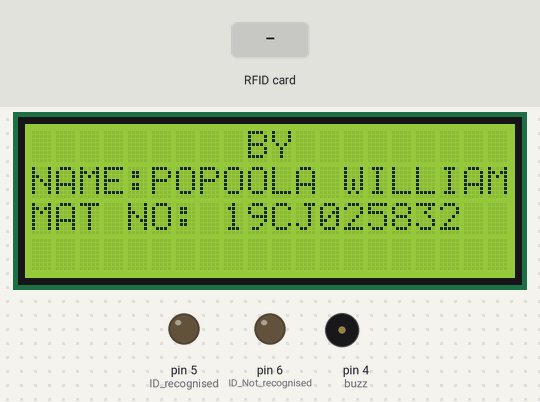
Simulated run of this sketch. Board: Arduino Uno, built with avr-gcc and run on an emulated ATmega328P. Parts: 20×4 character LCD, output pins drawn as LEDs (lit = HIGH), buzzer (waves = sounding, pin HIGH). The inputs (shaded band) are chosen by the test bench. The local clock reads 2024-03-15 10:24:30 at power-on unless the sketch sets it; the modem accepts every AT command (registered, SIM ready, sends succeed) and sends nothing else; pins used as bus, display or sensor lines are not drawn; what the sketch prints to the serial monitor is not drawn.

Above: at 4.4 s.
At 11.1 s:
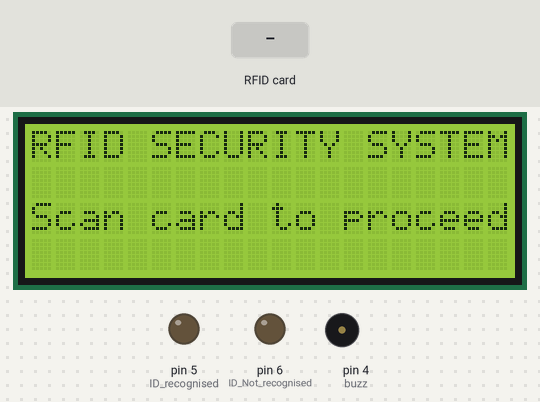
11.2 s: RFID card F3 5E 81 FB held to the reader
At 13.3 s:
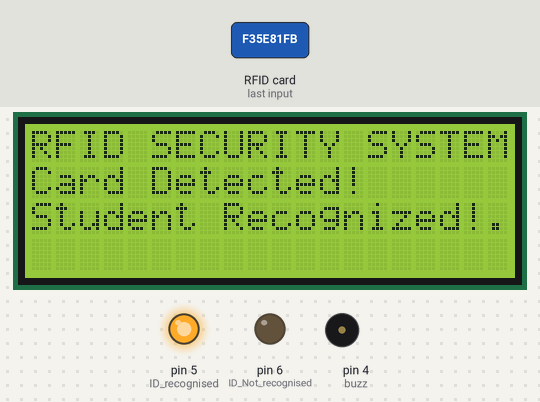
16.0 s: RFID card 83 95 A6 0A held to the reader
At 23.1 s:
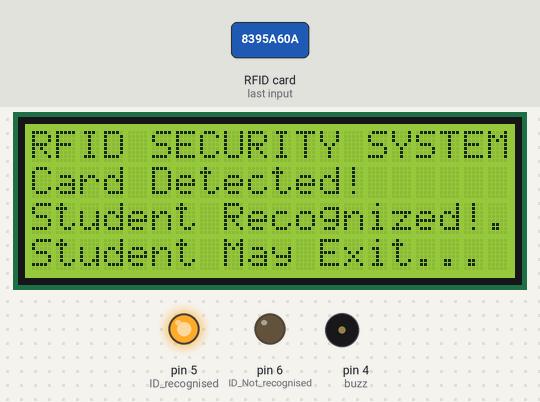
Timing chart, 0 to 27.6 s (numbered marks = the images above; inputs shaded):
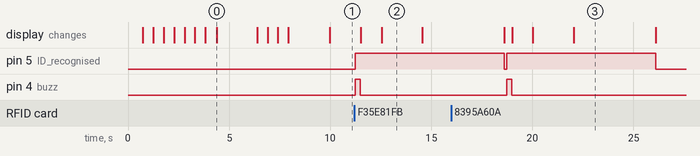

Measured:
- after the input at 11.2 s, pin 5 (ID_recognised): LOW → HIGH at once; pin 4 (buzz): LOW → HIGH at once, → LOW 0.25 s later; the display: first changes after 0.32 s (image 2 shows a later state)
- after the input at 16.0 s, pin 4 (buzz): LOW → HIGH after 2.7 s, → LOW 0.25 s later; the display: first differs from a run without the input after 3.0 s (image 3 shows a later state)
- what the display in image 0 shows lasts 2.0 s, from 4.4 s to 6.4 s

The sketch:

sample_MFRC522.ino
```cpp
/*
 *
 * All the resources for this project: https://randomnerdtutorials.com/
 * Modified by Rui Santos
 *
 * Created by FILIPEFLOP
 *
 */
// Date and time functions using a DS1307 RTC connected via I2C and Wire lib
#include "RTClib.h"
#include <SoftwareSerial.h>

#include <SPI.h>
#include <MFRC522.h>
#include <Wire.h>
#include <LiquidCrystal_I2C.h>

#define SS_PIN 10
#define RST_PIN 9
#define ID_recognised 5
#define ID_Not_recognised 6
#define buzz 4

MFRC522 mfrc522(SS_PIN, RST_PIN);    // Create MFRC522 instance.
LiquidCrystal_I2C lcd(0x27, 20, 4);  // set the LCD address to 0x27 for a 16 chars and 2 line display

RTC_DS1307 rtc;

char daysOfTheWeek[7][12] = { "Sunday", "Monday", "Tuesday", "Wednesday", "Thursday", "Friday", "Saturday" };
String day, month, year, second, minute, hour, dofweek, myDate, myTime;

//Create software serial object to communicate with SIM800L
SoftwareSerial mySerial(2, 3);  //SIM800L Tx & Rx is connected to Arduino #3 & #2
String sender_NO = "";          //Deewan MTN


void setup() {
  pinMode(buzz, OUTPUT);
  pinMode(ID_recognised, OUTPUT);
  pinMode(ID_Not_recognised, OUTPUT);
  if (!rtc.begin()) {
    Serial.println("Couldn't find RTC");
    Serial.flush();
    while (1) delay(10);
  }
  if (!rtc.isrunning()) {
    Serial.println("RTC is NOT running, let's set the time!");
    // When time needs to be set on a new device, or after a power loss, the
    // following line sets the RTC to the date & time this sketch was compiled
    rtc.adjust(DateTime(F(__DATE__), F(__TIME__)));
    // This line sets the RTC with an explicit date & time, for example to set
    // January 21, 2014 at 3am you would call:
    // rtc.adjust(DateTime(2014, 1, 21, 3, 0, 0));
  }
  //Comment or Uncomment the below line of code to reset the time to the latest time and date.
  // rtc.adjust(DateTime(F(__DATE__), F(__TIME__)));

  lcd.init();  // initialize the lcd
  lcd.init();
  // Print a message to the LCD.
  lcd.backlight();
  //Begin serial communication with Arduino and Arduino IDE (Serial Monitor)
  Serial.begin(115200);
  //Begin serial communication with Arduino and SIM800L
  mySerial.begin(115200);
  SPI.begin();         // Initiate  SPI bus
  mfrc522.PCD_Init();  // Initiate MFRC522
  Serial.println("Approximate your card to the reader...");
  Serial.println();
  lcd.setCursor(0, 0);
  lcd.print("       WELCOME      ");
  delay(500);
  lcd.clear();
  lcd.setCursor(0, 1);
  lcd.print("       WELCOME      ");
  delay(500);
  lcd.clear();
  lcd.setCursor(0, 2);
  lcd.print("       WELCOME      ");
  delay(500);
  lcd.clear();
  lcd.setCursor(0, 3);
  lcd.print("       WELCOME      ");
  delay(500);
  lcd.clear();
  lcd.setCursor(0, 1);
  lcd.print("INITIALIZING  ");
  delay(500);
  lcd.setCursor(0, 1);
  lcd.print("INITIALIZING.  ");
  delay(500);
  lcd.setCursor(0, 1);
  lcd.print("INITIALIZING..  ");
  delay(500);
  lcd.setCursor(0, 1);
  lcd.print("INITIALIZING...  ");
  delay(500);
  lcd.clear();
  lcd.setCursor(0, 0);
  lcd.print("         BY         ");
  lcd.setCursor(0, 1);
  lcd.print("NAME:POPOOLA WILLIAM");
  lcd.setCursor(0, 2);
  lcd.print("MAT NO: 19CJ025832  ");
  delay(2000);
  lcd.clear();
  lcd.setCursor(0, 1);
  lcd.print("Starting");
  delay(500);
  lcd.setCursor(0, 1);
  lcd.print("Starting.");
  delay(500);
  lcd.setCursor(0, 1);
  lcd.print("Starting..");
  delay(500);
  lcd.setCursor(0, 1);
  lcd.print("Starting...");
  delay(2000);
  lcd.clear();
  lcd.setCursor(0, 0);
  lcd.print("RFID SECURITY SYSTEM");
  lcd.setCursor(0, 2);
  lcd.print("Scan card to proceed");
}
void loop() {

  DateTime now = rtc.now();
  year = String(now.year(), DEC);
  month = String(now.month(), DEC);
  day = String(now.day(), DEC);
  hour = String(now.hour(), DEC);
  minute = String(now.minute(), DEC);
  second = String(now.second(), DEC);
  dofweek = String(daysOfTheWeek[now.dayOfTheWeek()]);
  myDate = day + "/" + month + "/" + year;
  myTime = hour + ":" + minute + ":" + second;

  Serial.print(F("Date: "));
  Serial.print(myDate);
  Serial.print(F(" Time: "));
  Serial.print(myTime);
  Serial.print(F(" "));
  Serial.println(dofweek);
  Serial.println();
  delay(100);
  // Look for new cards
  if (!mfrc522.PICC_IsNewCardPresent()) {
    return;
  }
  // Select one of the cards
  if (!mfrc522.PICC_ReadCardSerial()) {
    return;
  }
  //Show UID on serial monitor
  Serial.print("UID tag :");
  String content = "";
  byte letter;
  for (byte i = 0; i < mfrc522.uid.size; i++) {
    Serial.print(mfrc522.uid.uidByte[i] < 0x10 ? " 0" : " ");
    Serial.print(mfrc522.uid.uidByte[i], HEX);
    content.concat(String(mfrc522.uid.uidByte[i] < 0x10 ? " 0" : " "));
    content.concat(String(mfrc522.uid.uidByte[i], HEX));
  }
  Serial.println();
  Serial.print("Message : ");
  content.toUpperCase();
  // For the 1st parent
  if (content.substring(1) == "F3 5E 81 FB")  //change here the UID of the card/cards that you want to give access
  {
    digitalWrite(ID_recognised, HIGH);
    digitalWrite(buzz, HIGH);
    delay(250);
    digitalWrite(buzz, LOW);
    sender_NO = "+2348163180829";  //Deewan MTN
    Serial.println("Authorized access");
    Serial.println();
    lcd.clear();
    lcd.setCursor(0, 0);
    lcd.print("RFID SECURITY SYSTEM");
    lcd.setCursor(0, 1);
    lcd.print("Card Detected!");
    delay(1000);
    lcd.setCursor(0, 2);
    lcd.print("Student Recognized!.");
    delay(2000);
    lcd.setCursor(0, 3);
    lcd.print("Student May Exit... ");
    delay(2000);
    msgBody();
    lcd.clear();
    lcd.setCursor(0, 0);
    lcd.print("RFID SECURITY SYSTEM");
    lcd.setCursor(0, 2);
    lcd.print("Scan card to proceed");
    digitalWrite(ID_recognised, LOW);
  }
  // For the 2nd parent
  else if (content.substring(1) == "83 95 A6 0A")  //change here the UID of the card/cards that you want to give access
  {
    digitalWrite(ID_recognised, HIGH);
    digitalWrite(buzz, HIGH);
    delay(250);
    digitalWrite(buzz, LOW);
    sender_NO = "+2348163180829";  //Deewan MTN
    Serial.println("Authorized access");
    Serial.println();
    lcd.clear();
    lcd.setCursor(0, 0);
    lcd.print("RFID SECURITY SYSTEM");
    lcd.setCursor(0, 1);
    lcd.print("Card Detected!");
    delay(1000);
    lcd.setCursor(0, 2);
    lcd.print("Student Recognized!.");
    delay(2000);
    lcd.setCursor(0, 3);
    lcd.print("Student May Exit... ");
    delay(2000);
    msgBody();
    lcd.clear();
    lcd.setCursor(0, 0);
    lcd.print("RFID SECURITY SYSTEM");
    lcd.setCursor(0, 2);
    lcd.print("Scan card to proceed");
    digitalWrite(ID_recognised, LOW);
  }
  // For the 3rd parent
  else if (content.substring(1) == "03 5D B0 0A")  //change here the UID of the card/cards that you want to give access
  {
    digitalWrite(ID_recognised, HIGH);
    digitalWrite(buzz, HIGH);
    delay(250);
    digitalWrite(buzz, LOW);
    sender_NO = "+2348163180829";  //Deewan MTN
    Serial.println("Authorized access");
    Serial.println();
    lcd.clear();
    lcd.setCursor(0, 0);
    lcd.print("RFID SECURITY SYSTEM");
    lcd.setCursor(0, 1);
    lcd.print("Card Detected!");
    delay(1000);
    lcd.setCursor(0, 2);
    lcd.print("Student Recognized!.");
    delay(2000);
    lcd.setCursor(0, 3);
    lcd.print("Student May Exit... ");
    delay(2000);
    msgBody();
    lcd.clear();
    lcd.setCursor(0, 0);
    lcd.print("RFID SECURITY SYSTEM");
    lcd.setCursor(0, 2);
    lcd.print("Scan card to proceed");
    digitalWrite(ID_recognised, LOW);
  }

  else {
    digitalWrite(ID_recognised, LOW);
    digitalWrite(buzz, HIGH);
    digitalWrite(ID_Not_recognised, HIGH);
    Serial.println(" Access denied");
    sender_NO = "";  //Deewan MTN
    Serial.println("Authorized access");
    Serial.println();
    lcd.clear();
    lcd.setCursor(0, 0);
    lcd.print("RFID SECURITY SYSTEM");
    lcd.setCursor(0, 1);
    lcd.print("Card Detected!");
    delay(1000);
    lcd.setCursor(0, 2);
    lcd.print("Student Identity is ");
    lcd.setCursor(0, 3);
    lcd.print("Not Recognised!!!.  ");
    delay(1300);
    lcd.clear();
    lcd.setCursor(0, 0);
    lcd.print("RFID SECURITY SYSTEM");
    lcd.setCursor(0, 2);
    lcd.print("Scan card to proceed");
    digitalWrite(buzz, LOW);
    digitalWrite(ID_Not_recognised, LOW);
  }
}
void updateSerial() {
  delay(500);
  while (Serial.available()) {
    mySerial.write(Serial.read());  //Forward what Serial received to Software Serial Port
  }
  while (mySerial.available()) {
    Serial.write(mySerial.read());  //Forward what Software Serial received to Serial Port
  }
}

void msgBody() {
  mySerial.println("AT");  //Once the handshake test is successful, it will back to OK
  updateSerial();
  mySerial.println("AT+CMGF=1");  // Configuring TEXT mode
  updateSerial();
  mySerial.println("AT+CMGS=\"" + sender_NO + "\"");  //Mobile phone number to send message
  updateSerial();
  String SMS;
  SMS = "";
  //  SMS = "Hello,Time: " + hour + ":" + minute + "\rDate:" + day + "/" + month + "/" + year;
  SMS = "Attention!!!\nYour ward departed school premises on " + dofweek + ", " + myDate + " at time: " + myTime + ".";
  mySerial.print(SMS);  //text content
  // mySerial.print("Deewansonic Engineering");  //text content
  updateSerial();
  mySerial.write(26);
}
```
